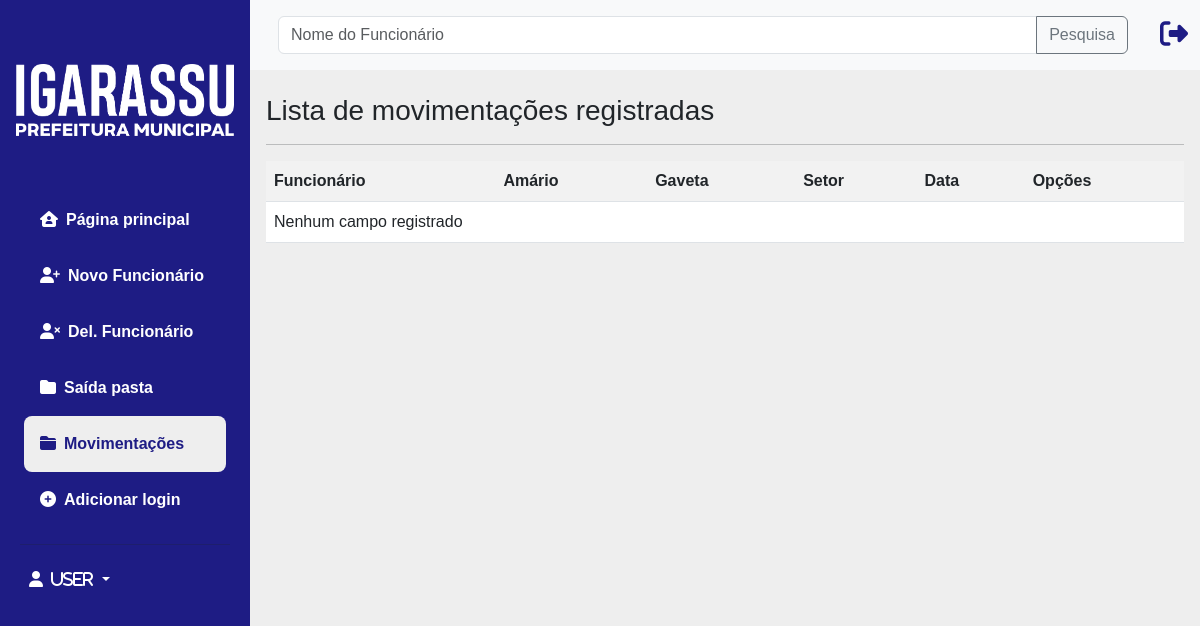
Before: /listar/movimentacao/ with the older database file.
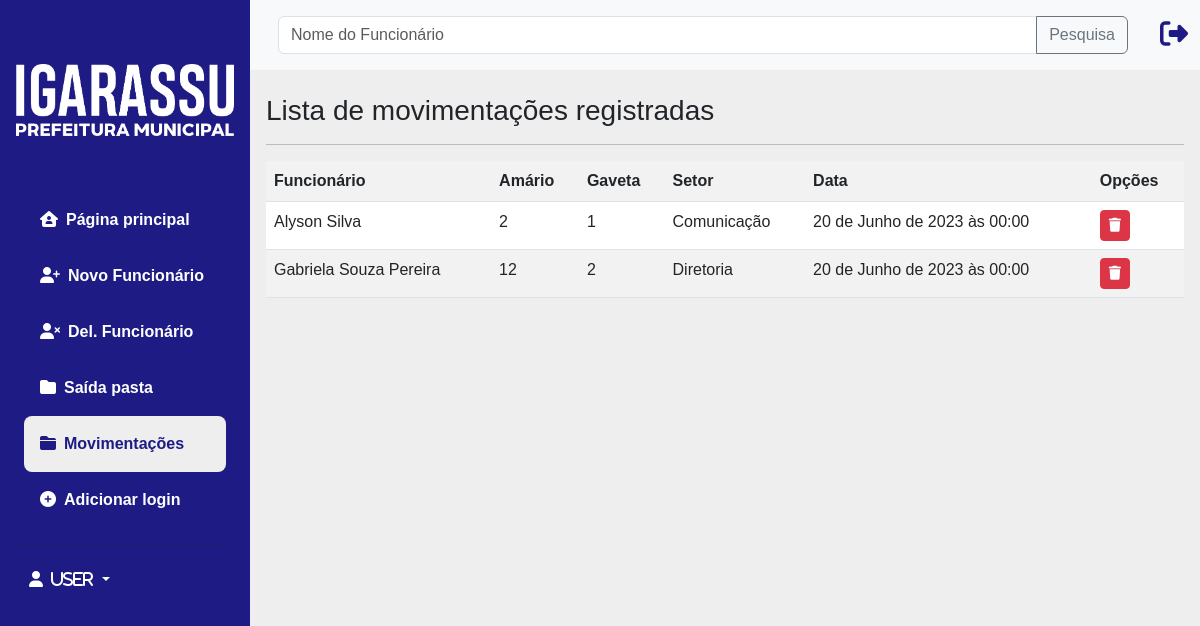
After: the same page with the newer database file.
### cadastros/models.py (models this page shows, shortened)
class Movimentacao(models.Model):
    setor = models.CharField(max_length=15, verbose_name="Setor")
    data = models.DateField(default=datetime.date.today)
    funcionario = models.ForeignKey(Funcionario, on_delete=models.PROTECT)

class Funcionario(models.Model):
    nome = models.CharField(max_length=50)
    matricula = models.CharField(max_length=6, verbose_name="Matrícula")
    cpf = models.IntegerField(verbose_name="CPF")
    vinculo = models.CharField(max_length=12, verbose_name="Vínculo")
    armario = models.IntegerField(verbose_name="Armário")
    gaveta = models.IntegerField(verbose_name="Gaveta")
    situacao = models.BooleanField(default=True)

### cadastros/views.py (the view)
# urls.py: path('listar/movimentacao/', MovimentacaoList.as_view(), name="listar-movimentacao"),
class MovimentacaoList(ListView):
    model = Movimentacao
    template_name = 'cadastros/listas/movimentacao.html'

### cadastros/templates/cadastros/listas/movimentacao.html
{% extends 'paginas/modelo.html' %}
{% load static %}
{% block conteudo %}
<h3>Lista de movimentações registradas</h3>
<hr>
<div class="table-responsive">
    <table class="table table-striped">
        <tr>
            <th>Funcionário</th>
            <th>Amário</th>
            <th>Gaveta</th>
            <th>Setor</th>
            <th>Data</th>
            <th>Opções</th>
        </tr>
        {% for movimentacao in object_list %}
        <tr>
            <td> {{ movimentacao.funcionario.nome}}</td>
            <td>{{ movimentacao.funcionario.armario }}</td>
            <td>{{ movimentacao.funcionario.gaveta }}</td>
            <td>{{ movimentacao.setor }}</td>
            <td>{{ movimentacao.data }}</td>
            <td>
                <a href="{% url 'excluir-movimentacao' movimentacao.pk %}" class="btn btn-danger btn-sm" title="Rastrear"><i class="fa-solid fa-trash"></i></a>
            </td>
        </tr>
        {% empty %}
        <tr>
            <td colspan="8">Nenhum campo registrado</td>
        </tr>
        {% endfor %}
    </table>
</div>
{% endblock %}

Changed rows visible on the page:
added Movimentacao: funcionario.nome "Alyson Silva", funcionario.armario "2", funcionario.gaveta "1", setor "Comunicação", data "20 de Junho de 2023 às 00:00"
added Movimentacao: funcionario.nome "Gabriela Souza Pereira", funcionario.armario "12", funcionario.gaveta "2", setor "Diretoria", data "20 de Junho de 2023 às 00:00"
Other visible differences:
text no longer shown: "Nenhum campo registrado"
